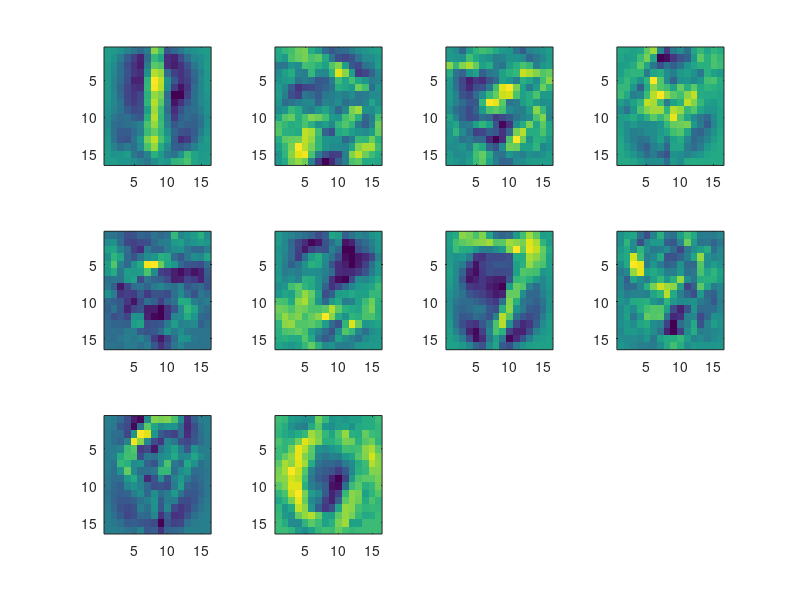
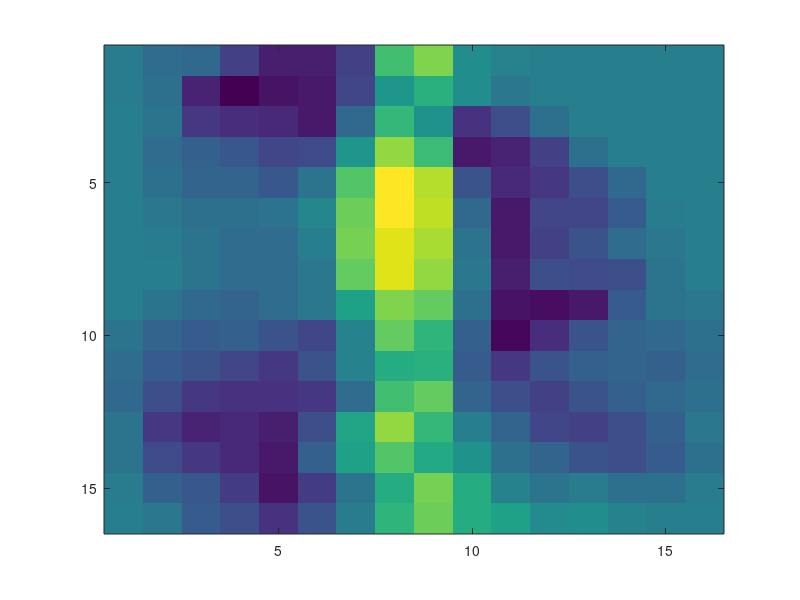

The MATLAB script that drew these images, in order:
close all;
clear all;
 %Exercice tp10

 function [y] = reglog(x,w)
 	y = 1 ./(1+exp(-x*w));
 endfunction

function [g] = gradiant(x,y,epsilon,nbIt)
	%init
	w = zeros(size(x)(2),1);
	for i=1:nbIt
		w = w + epsilon*(x'*(y-reglog(x,w)));
	end
	g = w;
endfunction


%%%%%%%%%%%%%%%%%%%%%%%%%%%%%%%%%%%%%%%%%%%%%%%%%%%%%%%%%%%%%%%%%%%%%%%%%%%%%%%%%%


 load('data/usps_napp10.dat');

  %%modeles
 modeles = [];
for(i=1:10) 
	ytmp = yapp;
	ytmp(ytmp != i) = 0;
	ytmp(ytmp == i) = 1;
	modeles = [modeles gradiant(xapp,ytmp,0.01,1000)];
end

allA = reglog(xapp,modeles);
[val,indA] = max(allA,[],2);
err = find(indA != yapp);
disp('nb erreur apprentissage');
errApp = size(err)(1)
prc = errApp/size(xapp)(1)*100

allT = reglog(xtest,modeles);
[val,indT] = max(allT,[],2);
err = find(indT != ytest);
disp('nb erreur test');
errTest = size(err)(1)
prc = errTest/size(xtest)(1)*100


figure
for(i=1:10)
	subplot(3,4,i);
	imagesc(reshape(modeles(:,i),16,16)')
end

x= xapp(yapp==1|yapp==2,:);
y= yapp(yapp==1|yapp==2,:);
y(y==2)=0;
w = gradiant(x,y,0.01,1000);
figure
imagesc(reshape(w,16,16)');